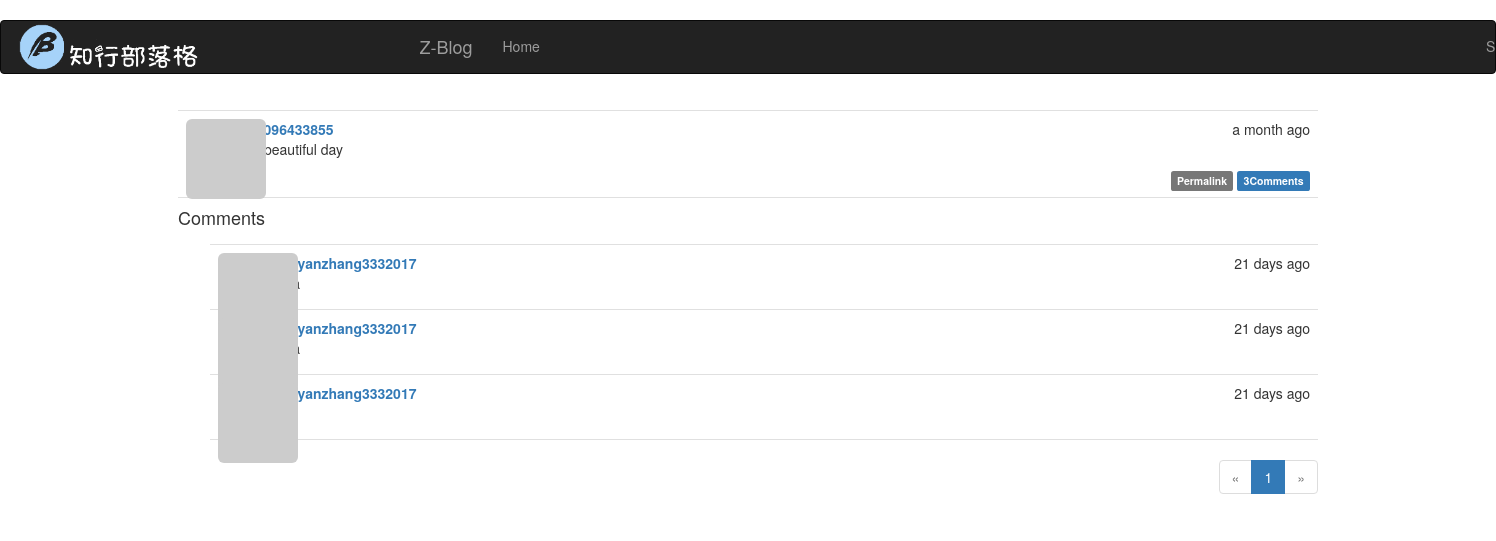
Page /post/174 on the committed database.
### app/models.py (models this page shows, shortened)
class Post(db.Model):
    __tablename__='posts'
    id = db.Column(db.Integer,primary_key=True)
    body = db.Column(db.Text)
    body_html=db.Column(db.Text)
    timestamp=db.Column(db.DateTime,index=True,default=datetime.utcnow)
    author_id=db.Column(db.Integer,db.ForeignKey('users.id'))
    comments=db.relationship('Comment',backref='post',lazy='dynamic')

class User(UserMixin,db.Model):
    __tablename__ = 'users'
    id = db.Column(db.Integer, primary_key=True)
    email = db.Column(db.String(64), unique=True, index=True)
    username = db.Column(db.String(64), unique=True, index=True)
    role_id = db.Column(db.Integer, db.ForeignKey('roles.id'))
    password_hash=db.Column(db.String(128))
    confirmed =db.Column(db.Boolean,default=False)
    posts   =db.relationship('Post',   backref='author',lazy='dynamic')
    comments=db.relationship('Comment',backref='author',lazy='dynamic')
    followed = db.relationship('Follow',
                                foreign_keys=[Follow.follower_id],
                                backref=db.backref('follower', lazy='joined'),
                                lazy='dynamic',
                                cascade='all, delete-orphan')
    followers = db.relationship('Follow',
                                foreign_keys=[Follow.followed_id],
                                backref=db.backref('followed', lazy='joined'),
                                lazy='dynamic',
                                cascade='all, delete-orphan')
    @property
    def password(self):
        raise AttributeError ('password is not a readable attribute')
    name= db.Column(db.String(64))
    location=db.Column(db.String(64))
    about_me=db.Column(db.Text())
    member_since=db.Column(db.DateTime(),default=datetime.utcnow)
    last_seen=db.Column(db.DateTime(),default=datetime.utcnow)
    avatar_hash =db.Column(db.String(32))
    def gravatar(self,size=100,default='identicon',rating='g'):
        if request.is_secure:
            url='https://secure.gravatar.com/avatar'
        else:
            url='http://www.gravatar.com/avatar'
        hash=self.avatar_hash or hashlib.md5(self.email.encode('utf-8')).hexdigest()
        return '{url}/{hash}?s={size}&d={default}&r={rating}'.\
            format(url=url,hash=hash,size=size,default=default,rating=rating)
    '''
    def change_email(self,token):
        pass
        self.email=new_email
        self.avatar_hashself.avatar_hash=hashlib.md5(self.email.encode('utf-8')).hexdigest()
        db.session.add(self)
    '''

class Comment(db.Model):
    __tablename__='comments'
    id =db.Column(db.Integer,primary_key=True)
    body=db.Column(db.Text)
    body_html=db.Column(db.Text)
    timestamp=db.Column(db.DateTime,index=True,default=datetime.utcnow)
    disabled=db.Column(db.Boolean)
    author_id=db.Column(db.Integer,db.ForeignKey('users.id'))
    post_id  =db.Column(db.Integer,db.ForeignKey('posts.id'))

### app/main/views.py (the view)
@main.route('/post/<int:id>',methods=['GET','POST'])
def post(id):
    post=Post.query.get_or_404(id)
    form=CommentForm()
    if form.validate_on_submit():
        comment=Comment(body=form.body.data,post=post,author=current_user._get_current_object())
        db.session.add(comment)
        flash('Your comment has benn published')
        return redirect(url_for('.post',id=post.id,page=-1))
    page=request.args.get('page',1,type=int)
    if page == -1:
        page=(post.comments.count()-1)/15+1
    pagination=post.comments.order_by(Comment.timestamp.asc()).\
            paginate(page,per_page=15,error_out=False)
    comments=pagination.items
    return render_template('post.html',posts=[post],form=form,comments=comments,pagination=pagination)

### app/auth/views.py (called while the page is built)
@auth.before_app_request
def before_request():
    if current_user.is_authenticated:
        current_user.ping()
        if not current_user.confirmed\
                and request.endpoint[:5]!='auth.'\
                and request.endpoint !='static':
            return redirect(url_for('auth.unconfirmed'))

### app/main/__init__.py (called while the page is built)
@main.app_context_processor
def inject_permissions():
    return dict(Permission=Permission)

### app/models.py (called while the page is built)
    def can(self,permissions):
        return False

    def is_administrator(self):
        return False

### app/templates/post.html (shortened to what this page needs)
{% extends "base.html" %}
{% import "_macros.html" as macros %}
{% import "bootstrap/wtf.html" as wtf %}
{% block page_content %}
{% include '_posts.html' %}
<h4 id="comments">Comments</h4>
{% include '_comments.html'%}
{%if pagination %}
<div class="pagination">
    {{macros.pagination_widget(pagination,'.post',fragment='#comments',id=posts[0].id)}}
</div>
{%endif%}
{% endblock %}

### app/templates/_posts.html (shortened to what this page needs)
<ul class="posts">
    {% for post in posts %}
    <li class="post">
        <div class="post-thumbnail">
            <a href="{{ url_for('.user', username=post.author.username) }}">
                <img class="img-rounded profile-thumbnail" src="{{ post.author.gravatar(size=40) }}">
            </a>
        </div>
        <div class="post-content">
            <div class="post-date">{{ moment(post.timestamp).fromNow() }}</div>
            <div class="post-author"><a href="{{ url_for('.user', username=post.author.username) }}">{{ post.author.username }}</a></div>
            <div class="post-body">
                {% if post.body_html %}
                    {{ post.body_html | safe }}
                {% else %}
                    {{ post.body }}
                {% endif %}
            </div>
            <div class="post-footer">
                <a href="{{ url_for('.post', id=post.id) }}">
                    <span class="label label-default">Permalink</span>
                </a>
                <a href="{{url_for('.post',id=post.id)}}#comments">
                    <span class="label label-primary">
                        {{post.comments.count()}}Comments
                    </span>
                </a>
            </div>
        </div>
    </li>
    {% endfor %}
</ul>

### app/templates/_comments.html (shortened to what this page needs)
<ul class="comments">
    {% for comment in comments %}
    <li class="comment">
        <div class="comment-thumbnail">
            <a href="{{ url_for('.user', username=comment.author.username) }}">
                <img class="img-rounded profile-thumbnail" src="{{ comment.author.gravatar(size=40) }}">
            </a>
        </div>
        <div class="comment-content">
            <div class="comment-date">{{ moment(comment.timestamp).fromNow() }}</div>
            <div class="comment-author"><a href="{{ url_for('.user', username=comment.author.username) }}">{{ comment.author.username }}</a></div>
            <div class="comment-body">
            </div>
        </div>
    </li>
    {% endfor %}
</ul>

### app/static/styles.css (style rules this page uses)
.profile-thumbnail { position: absolute; }
ul.posts { list-style-type: none; padding: 0px; margin: 16px 0px 0px 0px; border-top: 1px solid #e0e0e0; }
ul.posts li.post { padding: 8px; border-bottom: 1px solid #e0e0e0; }
div.post-date { float: right; }
div.post-author { font-weight: bold; }
div.post-thumbnail { position: absolute; }
div.post-content { margin-left: 48px; min-height: 48px; }
div.post-footer { text-align: right; }
ul.comments { list-style-type: none; padding: 0px; margin: 16px 0px 0px 0px; }
ul.comments li.comment { margin-left: 32px; padding: 8px; border-bottom: 1px solid #e0e0e0; }
ul.comments li.comment:nth-child(1) { border-top: 1px solid #e0e0e0; }
div.comment-date { float: right; }
div.comment-author { font-weight: bold; }
div.comment-thumbnail { position: absolute; }
div.comment-content { margin-left: 48px; min-height: 48px; }
div.pagination { width: 100%; text-align: right; padding: 0px; margin: 0px; }

### rows in the picture
Post: timestamp "a month ago", author.username "zyz1096433855", body_html "next beautiful day", comments.count "3"
Comment: timestamp "21 days ago", author.username "zhaoyanzhang3332017"
Comment: timestamp "21 days ago", author.username "zhaoyanzhang3332017"
Comment: timestamp "21 days ago", author.username "zhaoyanzhang3332017"

### other values in the picture
{{ p }} "1"
